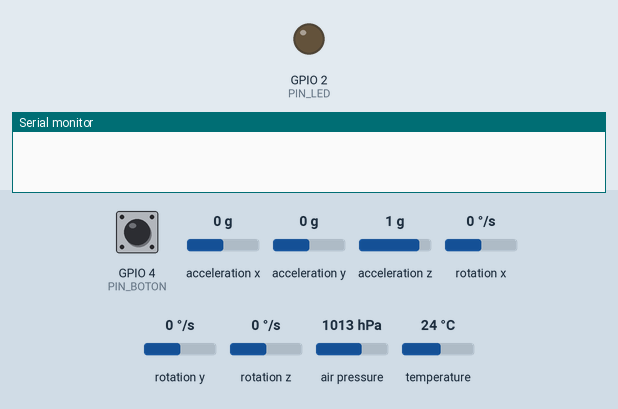
The sketch below on a simulated ESP32. On the bench: output pins drawn as LEDs (lit = HIGH), the last lines printed to the serial monitor. Wiring (inferred from the names in the program): MPU-9250 motion sensor at I2C address 0x68; BME280 sensor at I2C address 0x76. Dashed ring = blinking. The inputs (shaded band) are chosen by the test bench; at power-on: GPIO 4 (PIN_BOTON) HIGH, acceleration x 0 g, acceleration y 0 g, acceleration z 1 g, rotation x 0 °/s, rotation y 0 °/s, rotation z 0 °/s, air pressure 1013 hPa, temperature 24 °C. Storage starts empty.

Above: at 0.0 s.
At 2.0 s:
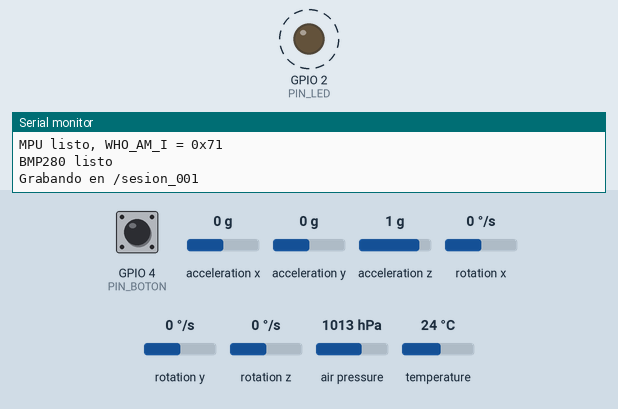
2.1 s: GPIO 4 (PIN_BOTON) pulled LOW for 0.15 s
Timing chart, 0 to 11.2 s (numbered marks = the images above; inputs shaded):
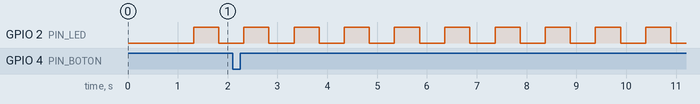

Measured:
- by itself, GPIO 2 (PIN_LED): alternates HIGH for 0.50 s and LOW for 0.50 s

The sketch:

registrador_v01.ino
```cpp
/*
 * ============================================================================
 *  Registrador inercial - firmware v0.1
 *  Proyecto A, Métodos Numéricos: navegación inercial (Metro de Quito)
 * ============================================================================
 *
 *  QUÉ HACE
 *   - Lee el MPU-6500 (acelerómetro + giroscopio) a 200 Hz.
 *   - Lee el BMP280 (presión + temperatura) a 25 Hz.
 *   - Guarda los valores CRUDOS en la microSD (formato v0 de CONTEXTO_PROYECTO.md).
 *     La conversión a unidades físicas se hace después, en Python.
 *   - Guarda las pulsaciones del botón (G4) en eventos.csv.
 *   - LED azul (G2): parpadeo lento = grabando; parpadeo rápido = error.
 *
 *  CÓMO ESTÁ ORGANIZADO (dos tareas que corren en paralelo, una en cada núcleo)
 *   - tareaMuestreo  (núcleo 1): cada 5 ms lee el sensor y mete la muestra en una cola.
 *   - tareaEscritura (núcleo 0): saca las muestras de la cola y las escribe en la tarjeta.
 *   ¿Por qué una cola? Escribir en la microSD a veces tarda decenas de milisegundos.
 *   Si leyéramos y escribiéramos en el mismo lugar, en esos momentos se perderían
 *   muestras. Con la cola, el muestreo nunca espera a la tarjeta.
 *
 *  CÓMO TERMINAR UNA SESIÓN
 *   Apagar el interruptor (o desconectar el USB). Los archivos se guardan en la
 *   tarjeta cada 1 segundo, así que al cortar la energía se pierde como máximo
 *   el último segundo.
 *
 *  ARCHIVOS QUE GENERA (una carpeta por sesión: /sesion_001, /sesion_002, ...)
 *   meta.json    configuración del sensor y coeficientes de calibración del BMP280
 *   imu.csv      seq,t_us,ax,ay,az,gx,gy,gz,mx,my,mz   (mx,my,mz vacíos: no hay magnetómetro)
 *   baro.csv     seq,t_us,adc_T,adc_P
 *   eventos.csv  t_us,evento                            (evento 1 = pulsación del botón)
 *
 *   seq  = contador de muestra. Aumenta de 1 en 1 aunque una muestra se pierda,
 *          así que un salto en seq indica una muestra perdida.
 *   t_us = microsegundos desde que arrancó el ESP32 (esp_timer_get_time()),
 *          tomado justo antes de leer el sensor.
 */

#include <Wire.h>
#include <SPI.h>
#include <SD.h>
#include <WiFi.h>
#include "esp_timer.h"

// ----------------------------------------------------------------------------
// Pines (ver la guía de armado)
// ----------------------------------------------------------------------------
const int PIN_SDA   = 21;
const int PIN_SCL   = 22;
const int PIN_SD_CS = 5;
const int PIN_BOTON = 4;
const int PIN_LED   = 2;

// ----------------------------------------------------------------------------
// Direcciones I2C (las que salieron en la prueba del paso 3)
// ----------------------------------------------------------------------------
const uint8_t DIR_MPU = 0x68;
const uint8_t DIR_BMP = 0x76;   // cambiar a 0x77 si el barómetro aparece ahí

// ----------------------------------------------------------------------------
// Frecuencias de muestreo
// ----------------------------------------------------------------------------
const int FS_IMU_HZ      = 200;
const int PERIODO_IMU_MS = 1000 / FS_IMU_HZ;    // 5 ms entre muestras
const int DIVISOR_BARO   = 8;                   // 1 lectura de barómetro cada 8 del IMU
const int FS_BARO_HZ     = FS_IMU_HZ / DIVISOR_BARO;   // 25 Hz

// ----------------------------------------------------------------------------
// Configuración del MPU-6500 (fuente: "MPU-6500 Register Map", InvenSense)
// ----------------------------------------------------------------------------
const int     ACCEL_RANGO_G   = 4;
const uint8_t ACCEL_CONFIG    = 0x08;  // AFS_SEL=01 -> ±4 g     (8192 LSB/g)
const int     GYRO_RANGO_DPS  = 500;
const uint8_t GYRO_CONFIG     = 0x08;  // FS_SEL=01  -> ±500 °/s (65,5 LSB/(°/s))
// Filtro pasa-bajos interno del sensor. Se deja por debajo de la mitad de la
// frecuencia de muestreo (100 Hz) para evitar aliasing.
const uint8_t DLPF_CFG        = 3;     // giroscopio ≈ 41 Hz
const uint8_t A_DLPF_CFG      = 3;     // acelerómetro ≈ 45 Hz

// ----------------------------------------------------------------------------
// Configuración del BMP280 (fuente: hoja de datos Bosch BMP280)
// ----------------------------------------------------------------------------
// ctrl_meas = osrs_t(3 bits) | osrs_p(3 bits) | modo(2 bits)
//   osrs_t = x1 (001), osrs_p = x8 (100), modo normal (11)  -> 0b00110011 = 0x33
//   Tiempo de medición ≈ 22,5 ms -> unas 44 mediciones/s, suficiente para leer a 25 Hz.
const uint8_t BMP_CTRL_MEAS = 0x33;
// config = t_sb 0,5 ms (000) | filtro IIR apagado (000) -> 0x00 (queremos datos crudos)
const uint8_t BMP_CONFIG    = 0x00;

// ----------------------------------------------------------------------------
// Estructuras de datos que viajan por las colas
// ----------------------------------------------------------------------------
struct MuestraImu {
  uint32_t seq;
  int64_t  t_us;
  int16_t  ax, ay, az;   // crudos del acelerómetro
  int16_t  gx, gy, gz;   // crudos del giroscopio
};

struct MuestraBaro {
  uint32_t seq;
  int64_t  t_us;
  int32_t  adc_T;        // crudo de 20 bits
  int32_t  adc_P;        // crudo de 20 bits
};

struct CalibBmp280 {
  uint16_t T1; int16_t T2, T3;
  uint16_t P1; int16_t P2, P3, P4, P5, P6, P7, P8, P9;
};

// Colas (el tamaño es cuántas muestras pueden esperar antes de escribirse)
QueueHandle_t colaImu;       // 2000 muestras = 10 s de margen
QueueHandle_t colaBaro;
QueueHandle_t colaEventos;

// Archivos de la sesión
File archivoImu, archivoBaro, archivoEventos;
char carpetaSesion[20];

// Contadores para el reporte por el monitor serie
volatile uint32_t perdidasCola = 0;   // muestras descartadas porque la cola estaba llena
volatile uint32_t erroresI2C   = 0;   // lecturas del sensor que fallaron
uint32_t imuEscritas = 0, baroEscritas = 0, eventosEscritos = 0;
uint32_t erroresEscritura = 0;
uint32_t colaMaxima = 0;

// ============================================================================
// Funciones auxiliares de I2C
// ============================================================================

// Escribe un byte en un registro del dispositivo.
bool escribirRegistro(uint8_t dir, uint8_t reg, uint8_t valor) {
  Wire.beginTransmission(dir);
  Wire.write(reg);
  Wire.write(valor);
  return Wire.endTransmission() == 0;
}

// Lee n bytes seguidos a partir de un registro.
bool leerBytes(uint8_t dir, uint8_t reg, uint8_t *buf, size_t n) {
  Wire.beginTransmission(dir);
  Wire.write(reg);
  if (Wire.endTransmission(false) != 0) return false;
  if (Wire.requestFrom((uint16_t)dir, n, true) != n) return false;
  for (size_t i = 0; i < n; i++) buf[i] = Wire.read();
  return true;
}

// ============================================================================
// Errores: avisa por el monitor serie y deja el LED parpadeando rápido
// ============================================================================
void errorFatal(const char *mensaje) {
  Serial.printf("ERROR: %s\n", mensaje);
  while (true) {
    digitalWrite(PIN_LED, !digitalRead(PIN_LED));
    delay(100);
  }
}

// ============================================================================
// Configuración de los sensores
// ============================================================================

// Configura el MPU-6500. Devuelve el WHO_AM_I leído (0x70 = MPU-6500).
bool configurarMpu(uint8_t &whoami) {
  if (!escribirRegistro(DIR_MPU, 0x6B, 0x80)) return false;  // PWR_MGMT_1: reinicio
  delay(100);
  escribirRegistro(DIR_MPU, 0x6B, 0x01);       // PWR_MGMT_1: despierta, reloj del giroscopio
  delay(50);
  if (!leerBytes(DIR_MPU, 0x75, &whoami, 1)) return false;   // WHO_AM_I
  escribirRegistro(DIR_MPU, 0x19, 0x00);       // SMPLRT_DIV: muestreo interno a 1 kHz
  escribirRegistro(DIR_MPU, 0x1A, DLPF_CFG);   // CONFIG: filtro del giroscopio
  escribirRegistro(DIR_MPU, 0x1B, GYRO_CONFIG);
  escribirRegistro(DIR_MPU, 0x1C, ACCEL_CONFIG);
  escribirRegistro(DIR_MPU, 0x1D, A_DLPF_CFG); // ACCEL_CONFIG2: filtro del acelerómetro
  delay(50);
  return true;
}

// Configura el BMP280 y lee sus coeficientes de calibración de fábrica.
// Los coeficientes se guardan en meta.json porque Python los necesita para
// convertir adc_T y adc_P a temperatura y presión.
bool configurarBmp(CalibBmp280 &c) {
  uint8_t id;
  if (!leerBytes(DIR_BMP, 0xD0, &id, 1)) return false;
  if (id != 0x58 && id != 0x60) return false;      // 0x58 = BMP280, 0x60 = BME280
  escribirRegistro(DIR_BMP, 0xE0, 0xB6);           // reinicio por software
  delay(10);

  uint8_t b[24];
  if (!leerBytes(DIR_BMP, 0x88, b, 24)) return false;
  // Los coeficientes vienen en little-endian (primero el byte bajo)
  c.T1 = (uint16_t)(b[1] << 8 | b[0]);
  c.T2 = (int16_t)(b[3] << 8 | b[2]);
  c.T3 = (int16_t)(b[5] << 8 | b[4]);
  c.P1 = (uint16_t)(b[7] << 8 | b[6]);
  c.P2 = (int16_t)(b[9] << 8 | b[8]);
  c.P3 = (int16_t)(b[11] << 8 | b[10]);
  c.P4 = (int16_t)(b[13] << 8 | b[12]);
  c.P5 = (int16_t)(b[15] << 8 | b[14]);
  c.P6 = (int16_t)(b[17] << 8 | b[16]);
  c.P7 = (int16_t)(b[19] << 8 | b[18]);
  c.P8 = (int16_t)(b[21] << 8 | b[20]);
  c.P9 = (int16_t)(b[23] << 8 | b[22]);

  // Primero config (solo se acepta en modo reposo) y luego ctrl_meas (arranca la medición)
  escribirRegistro(DIR_BMP, 0xF5, BMP_CONFIG);
  escribirRegistro(DIR_BMP, 0xF4, BMP_CTRL_MEAS);
  delay(50);
  return true;
}

// ============================================================================
// Lectura de los sensores
// ============================================================================

// Lee los 14 bytes del MPU a partir de ACCEL_XOUT_H (0x3B):
// ax, ay, az, temperatura, gx, gy, gz (cada uno en 2 bytes, primero el alto).
bool leerImu(MuestraImu &m) {
  uint8_t b[14];
  if (!leerBytes(DIR_MPU, 0x3B, b, 14)) return false;
  m.ax = (int16_t)(b[0] << 8 | b[1]);
  m.ay = (int16_t)(b[2] << 8 | b[3]);
  m.az = (int16_t)(b[4] << 8 | b[5]);
  // b[6], b[7] = temperatura interna del MPU (no se usa)
  m.gx = (int16_t)(b[8] << 8 | b[9]);
  m.gy = (int16_t)(b[10] << 8 | b[11]);
  m.gz = (int16_t)(b[12] << 8 | b[13]);
  return true;
}

// Lee los 6 bytes del BMP280 a partir de 0xF7: presión (3 bytes) y temperatura (3 bytes).
// Cada valor tiene 20 bits: msb(8) | lsb(8) | xlsb(4 bits altos).
bool leerBaro(MuestraBaro &m) {
  uint8_t b[6];
  if (!leerBytes(DIR_BMP, 0xF7, b, 6)) return false;
  m.adc_P = ((int32_t)b[0] << 12) | ((int32_t)b[1] << 4) | (b[2] >> 4);
  m.adc_T = ((int32_t)b[3] << 12) | ((int32_t)b[4] << 4) | (b[5] >> 4);
  return true;
}

// ============================================================================
// Botón: interrupción en el flanco de bajada (al presionar, el pin pasa a LOW)
// ============================================================================
volatile int64_t ultimoBoton_us = 0;

void IRAM_ATTR isrBoton() {
  int64_t t = esp_timer_get_time();
  if (t - ultimoBoton_us > 200000) {        // antirrebote: ignora 200 ms después de cada pulsación
    ultimoBoton_us = t;
    BaseType_t despertar = pdFALSE;
    xQueueSendFromISR(colaEventos, &t, &despertar);
    if (despertar) portYIELD_FROM_ISR();
  }
}

// ============================================================================
// Sesión: crea la carpeta y los archivos
// ============================================================================
void crearSesion(uint8_t whoami, const CalibBmp280 &c) {
  // Sin reloj de tiempo real no conocemos la fecha, así que numeramos las carpetas.
  int n = 1;
  do {
    snprintf(carpetaSesion, sizeof(carpetaSesion), "/sesion_%03d", n++);
  } while (SD.exists(carpetaSesion) && n < 1000);
  if (!SD.mkdir(carpetaSesion)) errorFatal("No se pudo crear la carpeta de la sesion");

  char ruta[40];

  // ---- meta.json ----
  snprintf(ruta, sizeof(ruta), "%s/meta.json", carpetaSesion);
  File meta = SD.open(ruta, FILE_WRITE);
  if (!meta) errorFatal("No se pudo crear meta.json");
  meta.printf("{\n");
  meta.printf("  \"formato_version\": 0,\n");
  meta.printf("  \"firmware_version\": \"0.1\",\n");
  meta.printf("  \"chip_whoami\": \"0x%02X\",\n", whoami);
  meta.printf("  \"tiene_magnetometro\": false,\n");
  meta.printf("  \"fs_imu_nominal_hz\": %d,\n", FS_IMU_HZ);
  meta.printf("  \"fs_baro_nominal_hz\": %d,\n", FS_BARO_HZ);
  meta.printf("  \"accel_rango_g\": %d,\n", ACCEL_RANGO_G);
  meta.printf("  \"gyro_rango_dps\": %d,\n", GYRO_RANGO_DPS);
  meta.printf("  \"mpu_dlpf_cfg\": %d,\n", DLPF_CFG);
  meta.printf("  \"mpu_a_dlpf_cfg\": %d,\n", A_DLPF_CFG);
  meta.printf("  \"bmp280_osrs_t\": 1,\n");
  meta.printf("  \"bmp280_osrs_p\": 8,\n");
  meta.printf("  \"bmp280_filtro_iir\": 0,\n");
  meta.printf("  \"bmp280_calib\": {\"dig_T1\": %u, \"dig_T2\": %d, \"dig_T3\": %d,\n",
              c.T1, c.T2, c.T3);
  meta.printf("                   \"dig_P1\": %u, \"dig_P2\": %d, \"dig_P3\": %d, \"dig_P4\": %d,\n",
              c.P1, c.P2, c.P3, c.P4);
  meta.printf("                   \"dig_P5\": %d, \"dig_P6\": %d, \"dig_P7\": %d, \"dig_P8\": %d, \"dig_P9\": %d},\n",
              c.P5, c.P6, c.P7, c.P8, c.P9);
  meta.printf("  \"notas\": \"Sin reloj de tiempo real: carpetas numeradas (sesion_NNN). "
              "Magnetometro no disponible (MPU-6500): mx,my,mz vacios. "
              "t_us tomado justo antes de leer el sensor.\"\n");
  meta.printf("}\n");
  meta.close();

  // ---- archivos de datos con su encabezado ----
  snprintf(ruta, sizeof(ruta), "%s/imu.csv", carpetaSesion);
  archivoImu = SD.open(ruta, FILE_WRITE);
  snprintf(ruta, sizeof(ruta), "%s/baro.csv", carpetaSesion);
  archivoBaro = SD.open(ruta, FILE_WRITE);
  snprintf(ruta, sizeof(ruta), "%s/eventos.csv", carpetaSesion);
  archivoEventos = SD.open(ruta, FILE_WRITE);
  if (!archivoImu || !archivoBaro || !archivoEventos) errorFatal("No se pudieron crear los CSV");

  archivoImu.println("seq,t_us,ax,ay,az,gx,gy,gz,mx,my,mz");
  archivoBaro.println("seq,t_us,adc_T,adc_P");
  archivoEventos.println("t_us,evento");
  archivoImu.flush();
  archivoBaro.flush();
  archivoEventos.flush();
}

// ============================================================================
// Tarea de muestreo (núcleo 1): lee el sensor cada 5 ms exactos
// ============================================================================
void tareaMuestreo(void *arg) {
  uint32_t seqImu = 0, seqBaro = 0;
  TickType_t ultimoDespertar = xTaskGetTickCount();

  while (true) {
    // Espera hasta completar 5 ms desde la vez anterior (no 5 ms desde "ahora"),
    // así el periodo no se va alargando por el tiempo que tarda la lectura.
    vTaskDelayUntil(&ultimoDespertar, pdMS_TO_TICKS(PERIODO_IMU_MS));

    MuestraImu mi;
    mi.seq  = seqImu++;              // aumenta siempre: si la muestra se pierde, queda el salto
    mi.t_us = esp_timer_get_time();
    if (leerImu(mi)) {
      if (xQueueSend(colaImu, &mi, 0) != pdTRUE) perdidasCola++;
    } else {
      erroresI2C++;
    }

    if (mi.seq % DIVISOR_BARO == 0) {
      MuestraBaro mb;
      mb.seq  = seqBaro++;
      mb.t_us = esp_timer_get_time();
      if (leerBaro(mb)) {
        if (xQueueSend(colaBaro, &mb, 0) != pdTRUE) perdidasCola++;
      } else {
        erroresI2C++;
      }
    }
  }
}

// ============================================================================
// Tarea de escritura (núcleo 0): vacía las colas en la microSD
// ============================================================================
void escribirLinea(File &archivo, const char *linea, int n) {
  if (archivo.write((const uint8_t *)linea, n) != (size_t)n) erroresEscritura++;
}

void tareaEscritura(void *arg) {
  char linea[100];
  MuestraImu mi;
  MuestraBaro mb;
  int64_t tEvento;
  uint32_t ultimoFlush = millis(), ultimoLed = millis(), ultimoReporte = millis();

  while (true) {
    uint32_t enCola = uxQueueMessagesWaiting(colaImu);
    if (enCola > colaMaxima) colaMaxima = enCola;

    while (xQueueReceive(colaImu, &mi, 0) == pdTRUE) {
      int n = snprintf(linea, sizeof(linea), "%lu,%lld,%d,%d,%d,%d,%d,%d,,,\n",
                       (unsigned long)mi.seq, (long long)mi.t_us,
                       mi.ax, mi.ay, mi.az, mi.gx, mi.gy, mi.gz);
      escribirLinea(archivoImu, linea, n);
      imuEscritas++;
    }
    while (xQueueReceive(colaBaro, &mb, 0) == pdTRUE) {
      int n = snprintf(linea, sizeof(linea), "%lu,%lld,%ld,%ld\n",
                       (unsigned long)mb.seq, (long long)mb.t_us,
                       (long)mb.adc_T, (long)mb.adc_P);
      escribirLinea(archivoBaro, linea, n);
      baroEscritas++;
    }
    while (xQueueReceive(colaEventos, &tEvento, 0) == pdTRUE) {
      int n = snprintf(linea, sizeof(linea), "%lld,1\n", (long long)tEvento);
      escribirLinea(archivoEventos, linea, n);
      eventosEscritos++;
      Serial.println("Boton presionado");
    }

    uint32_t ahora = millis();

    // Cada 1 s se fuerza la escritura física en la tarjeta (por si se corta la energía)
    if (ahora - ultimoFlush >= 1000) {
      archivoImu.flush();
      archivoBaro.flush();
      archivoEventos.flush();
      ultimoFlush = ahora;
    }

    // LED: parpadeo lento mientras graba
    if (ahora - ultimoLed >= 500) {
      digitalWrite(PIN_LED, !digitalRead(PIN_LED));
      ultimoLed = ahora;
    }

    // Reporte cada 5 s por el monitor serie (útil en la prueba de 90 minutos)
    if (ahora - ultimoReporte >= 5000) {
      Serial.printf("t=%lus imu=%lu baro=%lu eventos=%lu | perdidas=%lu errI2C=%lu errSD=%lu colaMax=%lu\n",
                    (unsigned long)(ahora / 1000),
                    (unsigned long)imuEscritas, (unsigned long)baroEscritas,
                    (unsigned long)eventosEscritos, (unsigned long)perdidasCola,
                    (unsigned long)erroresI2C, (unsigned long)erroresEscritura,
                    (unsigned long)colaMaxima);
      ultimoReporte = ahora;
    }

    vTaskDelay(pdMS_TO_TICKS(10));
  }
}

// ============================================================================
// setup: se ejecuta una vez al encender
// ============================================================================
void setup() {
  Serial.begin(115200);
  pinMode(PIN_LED, OUTPUT);
  pinMode(PIN_BOTON, INPUT_PULLUP);   // botón suelto = HIGH, presionado = LOW

  // Radios apagadas: no se usan y así las pilas duran más
  WiFi.mode(WIFI_OFF);
  btStop();
  delay(500);
  Serial.println("\n=== Registrador inercial v0.1 ===");

  Wire.begin(PIN_SDA, PIN_SCL);
  Wire.setClock(400000);              // I2C rápido (400 kHz): leer el MPU tarda ~0,4 ms

  uint8_t whoami = 0;
  if (!configurarMpu(whoami)) errorFatal("No responde el MPU (revisar SDA/SCL/VIN/GND)");
  Serial.printf("MPU listo, WHO_AM_I = 0x%02X\n", whoami);

  CalibBmp280 calib;
  if (!configurarBmp(calib)) errorFatal("No responde el BMP280 (revisar la direccion 0x76/0x77)");
  Serial.println("BMP280 listo");

  if (!SD.begin(PIN_SD_CS)) errorFatal("No se pudo iniciar la microSD (tarjeta, FAT32, cables)");
  crearSesion(whoami, calib);
  Serial.printf("Grabando en %s\n", carpetaSesion);

  colaImu     = xQueueCreate(2000, sizeof(MuestraImu));
  colaBaro    = xQueueCreate(300,  sizeof(MuestraBaro));
  colaEventos = xQueueCreate(50,   sizeof(int64_t));
  if (!colaImu || !colaBaro || !colaEventos) errorFatal("Sin memoria para las colas");

  attachInterrupt(digitalPinToInterrupt(PIN_BOTON), isrBoton, FALLING);

  // Muestreo con prioridad alta en el núcleo 1; escritura con prioridad menor en el núcleo 0
  xTaskCreatePinnedToCore(tareaMuestreo,  "muestreo",  4096, NULL, 5, NULL, 1);
  xTaskCreatePinnedToCore(tareaEscritura, "escritura", 8192, NULL, 2, NULL, 0);
}

// El loop de Arduino no se usa: todo el trabajo lo hacen las dos tareas.
void loop() {
  vTaskDelete(NULL);
}
```
